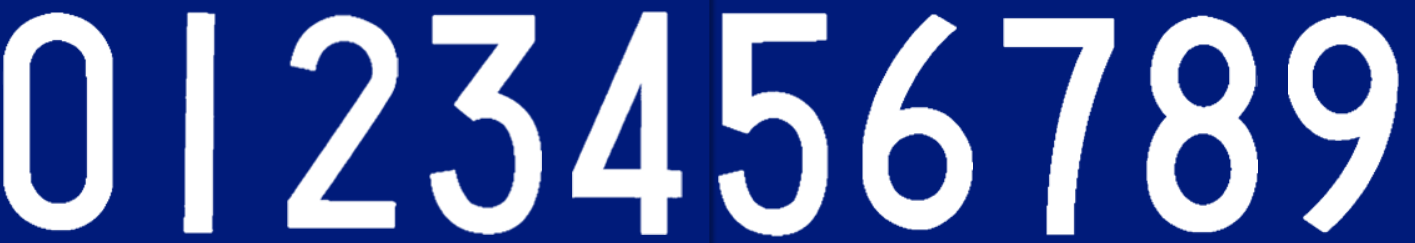
#> input picture chepai_model.png, 1415 x 243 px, found by its file name
$ python '车牌检测.py'
#> lines starting #> are read from the running program, lines starting #| are printed output that depends on the picture; after the words box and inside, x2 and y2 are one past the last pixel; in counts of white or black regions, pixels touching at a corner belong together
import cv2
import numpy as np
# 图片显示
def cv_show(name,img):
    cv2.imshow(name,img)
    cv2.waitKey(0)
    cv2.destroyAllWindows()

def cutting_(thresh,contours):
    name = 0
    img_all = []
    station = []
    for c in contours:
        # 边界矩形--其实就是用获得边界信息，然后再用画矩形函数画一个矩形
        x, y, w, h = cv2.boundingRect(c)
        station.append(x)
        img = thresh[y:y+h,x:x+w]
        img_all.append(img)
    img_all = [img_temp  for _, img_temp in sorted(zip(station,img_all))]

    for t in img_all:
        cv2.imwrite(f"D:/python/{name}.jpg",t)
        name += 1
    return img_all

def being_binary(address,thresh,maxval,model):
    img = cv2.imread(address, cv2.IMREAD_GRAYSCALE)
    best_thresh, thresh = cv2.threshold(img, thresh, maxval, model)
    return img,thresh


img = cv2.imread("D:/python/pycharm/chepai_model.png")
#> img is the input picture: shape (243, 1415, 3); mean B, G, R 164.3, 99.8, 81.4
ref = cv2.cvtColor(img, cv2.COLOR_BGR2GRAY)
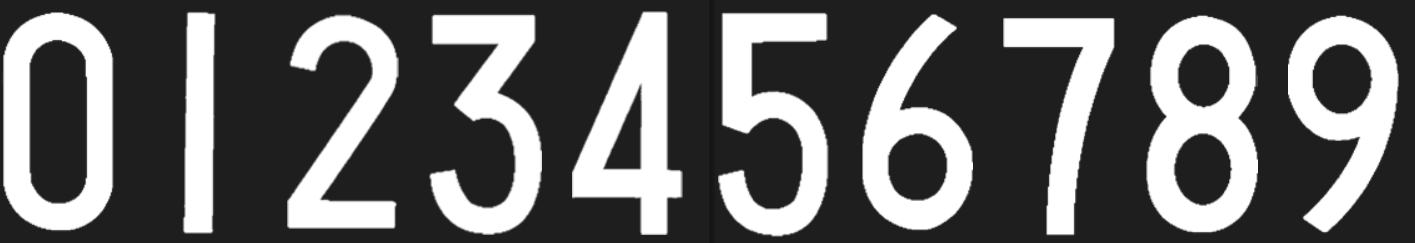
#> ref: shape (243, 1415); min 20, max 255, mean 101.8
# 转化为黑底白字，因为膨胀腐蚀处理只能黑底白字
best_thresh,thresh = cv2.threshold(ref,127, 255, cv2.THRESH_BINARY)
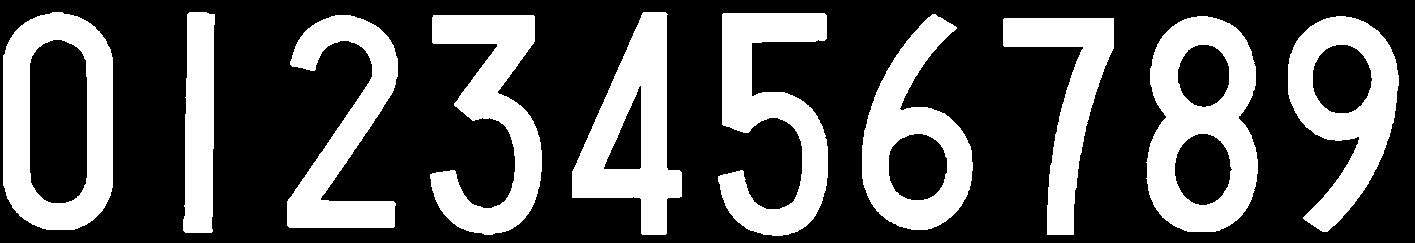
#> thresh: shape (243, 1415); 32.2% white; 10 white regions
# 寻找轮廓函数
contours, hierarachy = cv2.findContours(thresh, cv2.RETR_EXTERNAL, cv2.CHAIN_APPROX_NONE)
#> contours = 10 contours; largest, box (x1, y1, x2, y2) and area: (3, 12, 113, 230) 21271, (1146, 16, 1258, 232) 19585, (1288, 16, 1399, 232) 14143, (862, 14, 973, 230) 14022, (572, 12, 682, 235) 13050
# 显示轮廓
temp = img.copy()
cv2.drawContours(temp, contours, -1, (0, 0, 255), 2)
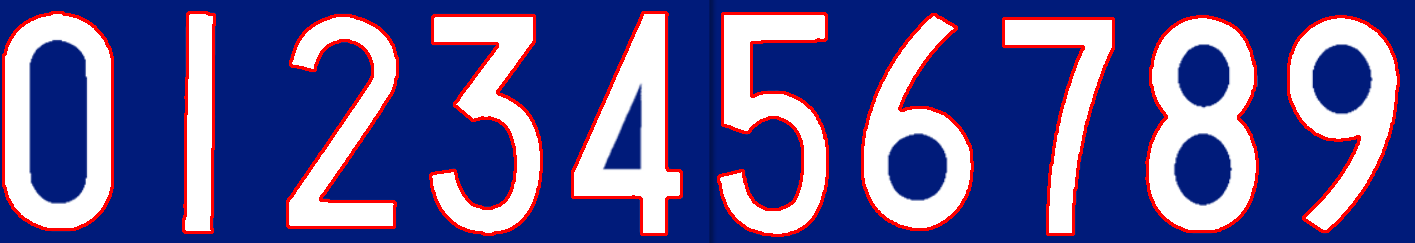
#> temp: shape (243, 1415, 3); 6.47% of pixels changed, all inside (x1, y1, x2, y2) = (2, 11, 1400, 237)

# 轮廓个数,如果轮廓个数不对一定要重视，看一看是不是图片的细节没有处理好，边缘的颜色和目标颜色相同
# print(np.array(contours).shape,best_thresh,img.shape,ref.shape)
img_all = cutting_(thresh,contours)
#> the loop in cutting_, `for c in contours:` made 10 passes
#> (x, y, w, h) on passes 1 to 10: (1003, 18, 111, 217), (1288, 16, 111, 216), (1146, 16, 112, 216), (430, 15, 112, 220), (287, 15, 111, 213), (862, 14, 111, 216), (718, 13, 110, 223), (572, 12, 110, 223), (183, 12, 32, 221), (3, 12, 110, 218)
#> pass 1, in cutting_, `img = thresh[y:y+h,x:x+w]`:
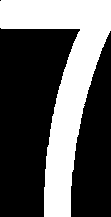
#> img: shape (217, 111); 36% white; 1 white region, box (x1, y1, x2, y2) and area: (0, 0, 111, 217) 8673
#> pass 3, in cutting_, `img = thresh[y:y+h,x:x+w]`:
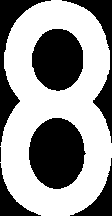
#> img: shape (216, 112); 58.9% white; 7 black regions (1 under 20 px), largest, box (x1, y1, x2, y2) and area: (29, 118, 86, 189) 3106, (32, 29, 83, 91) 2497, (0, 0, 51, 146) 1627, (62, 0, 112, 143) 1386, (70, 158, 112, 216) 688, (0, 163, 41, 216) 629
#> after the loop in cutting_, `for c in contours:`: img_all = 10 items; station = [1003, 1288, 1146, 430, 287, 862, 718, 572, 183, 3]
#> the loop in cutting_, `for t in img_all:` made 10 passes
#> pass 1, in cutting_, `cv2.imwrite(f"D:/python/{name}.jpg",t)`:
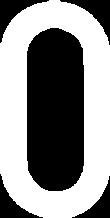
#> saved as 0.jpg: shape (218, 110); 54.1% white; 5 black regions, box (x1, y1, x2, y2) and area: (27, 28, 84, 191) 8559, (60, 0, 110, 45) 681, (0, 0, 49, 43) 639, (0, 174, 43, 218) 599, (72, 176, 110, 218) 523
#> pass 2, in cutting_, `cv2.imwrite(f"D:/python/{name}.jpg",t)`:
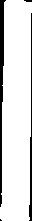
#> saved as 1.jpg: shape (221, 32); 87.3% white; 4 black regions (2 under 20 px), largest, box (x1, y1, x2, y2) and area: (0, 0, 6, 207) 579, (29, 13, 32, 221) 305
#> after the loop in cutting_, `for t in img_all:`: name = 10
#> img_all = 10 items

# 输入图像地址
input_address = "D:/python/pycharm/chepai_test2.png"
# 输入图像处理
input_img,thresh2 = being_binary(input_address,127, 255, cv2.THRESH_BINARY)
#> in being_binary, `best_thresh, thresh = cv2.threshold(img, thresh, maxval, model)`: best_thresh = 127
null_img,thresh_null = being_binary("D:/python/pycharm/chepai_null.png",127, 255, cv2.THRESH_BINARY)
#> (the run stopped early here; a loop or call above may not have finished)
